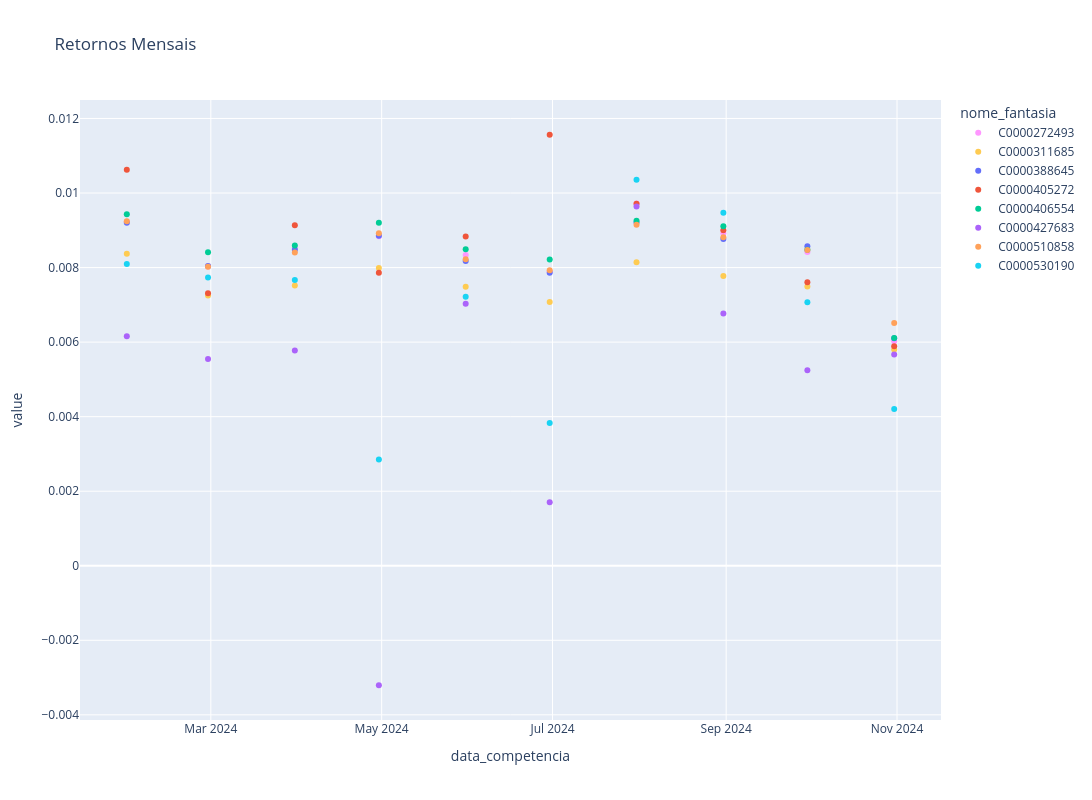

Notebook code cell kept with this figure:
### Code cell
# Constrói o gráfico
fig = px.scatter(returns_mes                       
                       , title='Retornos Mensais', color_discrete_map=color_map
                       , height=800
                       , width=1200)
fig.show()

### Figure 1 — Plotly figure (JSON) as saved in the notebook; plotly's stock layout.template omitted (floating-point values rounded to 4 significant figures)
{"data": [{"hovertemplate": "nome_fantasia=C0000272493<br>data_competencia=%{x}<br>value=%{y}<extra></extra>", "legendgroup": "C0000272493", "marker": {"color": "#FF97FF", "symbol": "circle"}, "mode": "markers", "name": "C0000272493", "orientation": "v", "showlegend": true, "type": "scatter", "x": ["2024-01-31T00:00:00", "2024-02-29T00:00:00", "2024-03-31T00:00:00", "2024-04-30T00:00:00", "2024-05-31T00:00:00", "2024-06-30T00:00:00", "2024-07-31T00:00:00", "2024-08-31T00:00:00", "2024-09-30T00:00:00", "2024-10-31T00:00:00"], "xaxis": "x", "y": [0.009228, 0.008031, 0.008528, 0.00884, 0.008338, 0.007891, 0.009722, 0.008918, 0.008418, 0.006023], "yaxis": "y"}, {"hovertemplate": "nome_fantasia=C0000311685<br>data_competencia=%{x}<br>value=%{y}<extra></extra>", "legendgroup": "C0000311685", "marker": {"color": "#FECB52", "symbol": "circle"}, "mode": "markers", "name": "C0000311685", "orientation": "v", "showlegend": true, "type": "scatter", "x": ["2024-01-31T00:00:00", "2024-02-29T00:00:00", "2024-03-31T00:00:00", "2024-04-30T00:00:00", "2024-05-31T00:00:00", "2024-06-30T00:00:00", "2024-07-31T00:00:00", "2024-08-31T00:00:00", "2024-09-30T00:00:00", "2024-10-31T00:00:00"], "xaxis": "x", "y": [0.008374, 0.007251, 0.00752, 0.00799, 0.007488, 0.007075, 0.008144, 0.007773, 0.007494, 0.005801], "yaxis": "y"}, {"hovertemplate": "nome_fantasia=C0000388645<br>data_competencia=%{x}<br>value=%{y}<extra></extra>", "legendgroup": "C0000388645", "marker": {"color": "#636efa", "symbol": "circle"}, "mode": "markers", "name": "C0000388645", "orientation": "v", "showlegend": true, "type": "scatter", "x": ["2024-01-31T00:00:00", "2024-02-29T00:00:00", "2024-03-31T00:00:00", "2024-04-30T00:00:00", "2024-05-31T00:00:00", "2024-06-30T00:00:00", "2024-07-31T00:00:00", "2024-08-31T00:00:00", "2024-09-30T00:00:00", "2024-10-31T00:00:00"], "xaxis": "x", "y": [0.009203, 0.00804, 0.008479, 0.008856, 0.008175, 0.007861, 0.009206, 0.008769, 0.00857, 0.006105], "yaxis": "y"}, {"hovertemplate": "nome_fantasia=C0000405272<br>data_competencia=%{x}<br>value=%{y}<extra></extra>", "legendgroup": "C0000405272", "marker": {"color": "#EF553B", "symbol": "circle"}, "mode": "markers", "name": "C0000405272", "orientation": "v", "showlegend": true, "type": "scatter", "x": ["2024-01-31T00:00:00", "2024-02-29T00:00:00", "2024-03-31T00:00:00", "2024-04-30T00:00:00", "2024-05-31T00:00:00", "2024-06-30T00:00:00", "2024-07-31T00:00:00", "2024-08-31T00:00:00", "2024-09-30T00:00:00", "2024-10-31T00:00:00"], "xaxis": "x", "y": [0.01063, 0.007312, 0.009136, 0.007858, 0.008831, 0.01156, 0.009712, 0.009003, 0.007606, 0.005892], "yaxis": "y"}, {"hovertemplate": "nome_fantasia=C0000406554<br>data_competencia=%{x}<br>value=%{y}<extra></extra>", "legendgroup": "C0000406554", "marker": {"color": "#00cc96", "symbol": "circle"}, "mode": "markers", "name": "C0000406554", "orientation": "v", "showlegend": true, "type": "scatter", "x": ["2024-01-31T00:00:00", "2024-02-29T00:00:00", "2024-03-31T00:00:00", "2024-04-30T00:00:00", "2024-05-31T00:00:00", "2024-06-30T00:00:00", "2024-07-31T00:00:00", "2024-08-31T00:00:00", "2024-09-30T00:00:00", "2024-10-31T00:00:00"], "xaxis": "x", "y": [0.00943, 0.008412, 0.00859, 0.009202, 0.008492, 0.008219, 0.009257, 0.009111, 0.008478, 0.006107], "yaxis": "y"}, {"hovertemplate": "nome_fantasia=C0000427683<br>data_competencia=%{x}<br>value=%{y}<extra></extra>", "legendgroup": "C0000427683", "marker": {"color": "#ab63fa", "symbol": "circle"}, "mode": "markers", "name": "C0000427683", "orientation": "v", "showlegend": true, "type": "scatter", "x": ["2024-01-31T00:00:00", "2024-02-29T00:00:00", "2024-03-31T00:00:00", "2024-04-30T00:00:00", "2024-05-31T00:00:00", "2024-06-30T00:00:00", "2024-07-31T00:00:00", "2024-08-31T00:00:00", "2024-09-30T00:00:00", "2024-10-31T00:00:00"], "xaxis": "x", "y": [0.006158, 0.005548, 0.005778, -0.003206, 0.007028, 0.001705, 0.009641, 0.006767, 0.005246, 0.005668], "yaxis": "y"}, {"hovertemplate": "nome_fantasia=C0000510858<br>data_competencia=%{x}<br>value=%{y}<extra></extra>", "legendgroup": "C0000510858", "marker": {"color": "#FFA15A", "symbol": "circle"}, "mode": "markers", "name": "C0000510858", "orientation": "v", "showlegend": true, "type": "scatter", "x": ["2024-01-31T00:00:00", "2024-02-29T00:00:00", "2024-03-31T00:00:00", "2024-04-30T00:00:00", "2024-05-31T00:00:00", "2024-06-30T00:00:00", "2024-07-31T00:00:00", "2024-08-31T00:00:00", "2024-09-30T00:00:00", "2024-10-31T00:00:00"], "xaxis": "x", "y": [0.00924, 0.008024, 0.008402, 0.008921, 0.008226, 0.007931, 0.009147, 0.008815, 0.008475, 0.006512], "yaxis": "y"}, {"hovertemplate": "nome_fantasia=C0000530190<br>data_competencia=%{x}<br>value=%{y}<extra></extra>", "legendgroup": "C0000530190", "marker": {"color": "#19d3f3", "symbol": "circle"}, "mode": "markers", "name": "C0000530190", "orientation": "v", "showlegend": true, "type": "scatter", "x": ["2024-01-31T00:00:00", "2024-02-29T00:00:00", "2024-03-31T00:00:00", "2024-04-30T00:00:00", "2024-05-31T00:00:00", "2024-06-30T00:00:00", "2024-07-31T00:00:00", "2024-08-31T00:00:00", "2024-09-30T00:00:00", "2024-10-31T00:00:00"], "xaxis": "x", "y": [0.008099, 0.007735, 0.007666, 0.002849, 0.007214, 0.003829, 0.01036, 0.009468, 0.007068, 0.004207], "yaxis": "y"}], "layout": {"height": 800, "legend": {"title": {"text": "nome_fantasia"}, "tracegroupgap": 0}, "title": {"text": "Retornos Mensais"}, "width": 1200, "xaxis": {"anchor": "y", "autorange": true, "domain": [0, 1], "range": ["2024-01-14 10:30:25.3521", "2024-11-16 13:29:34.6479"], "title": {"text": "data_competencia"}, "type": "date"}, "yaxis": {"anchor": "x", "autorange": true, "domain": [0, 1], "range": [-0.004138, 0.0125], "title": {"text": "value"}, "type": "linear"}}}
